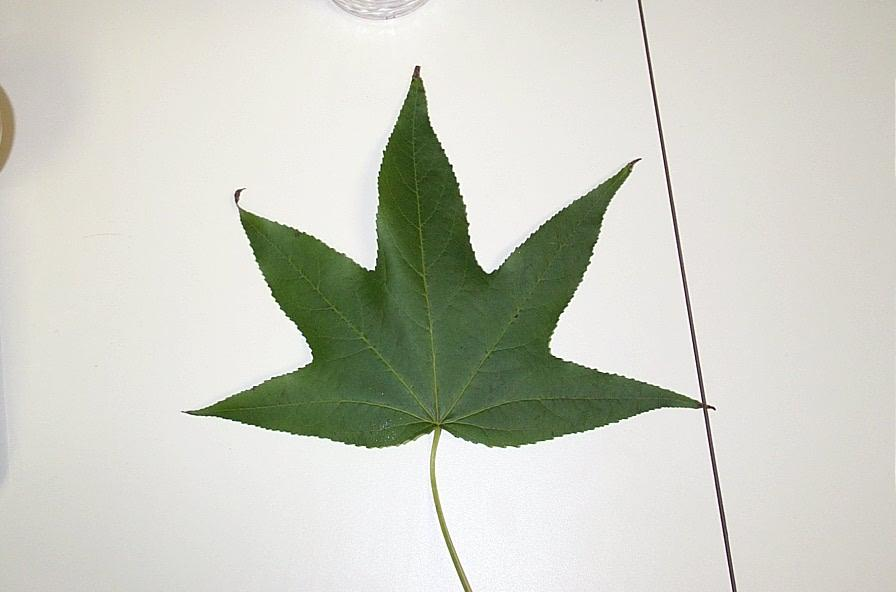
%> input picture Matlab Leaf Detector/original/image_0001.jpg, 896 x 592 px
$ octave --eval "result = segleaf(imread('original/image_0001.jpg'));"   (GNU Octave 9; MATLAB toolbox functions it lacks are replaced by stand-ins)
%> lines starting %> are read from the running program, lines starting %| are printed output that depends on the picture; in (x1, y1, x2, y2) boxes, pixels count from 0 and x2, y2 are one past the last pixel; in counts of white or black regions, pixels touching at a corner belong together; the program's own positions count from 1
function segmentedImage = segleaf( I )

%figure;imshow(I);
%get each channel
redChannel = I(:,:,1);
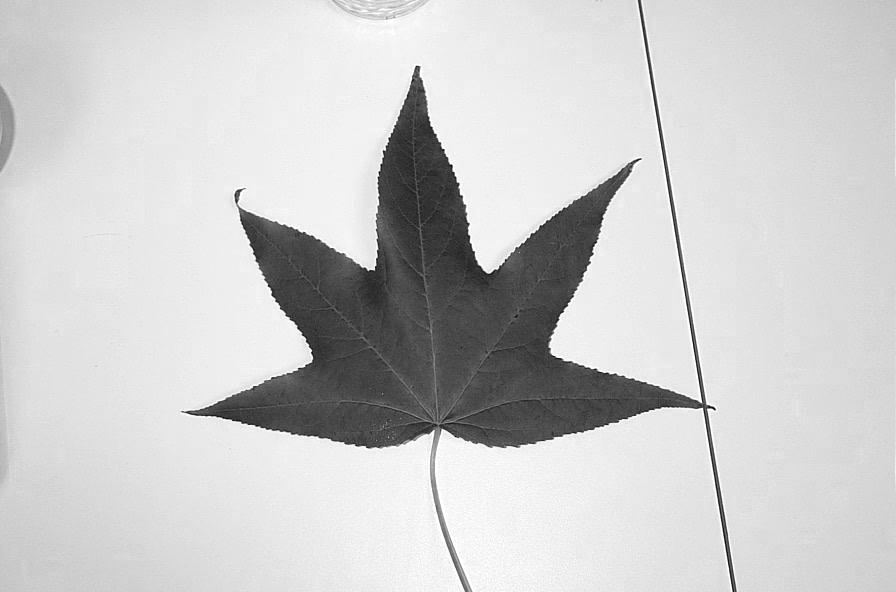
%> redChannel: size 592x896 uint8; min 0, max 255, mean 203.9
greenChannel = I(:,:,2);
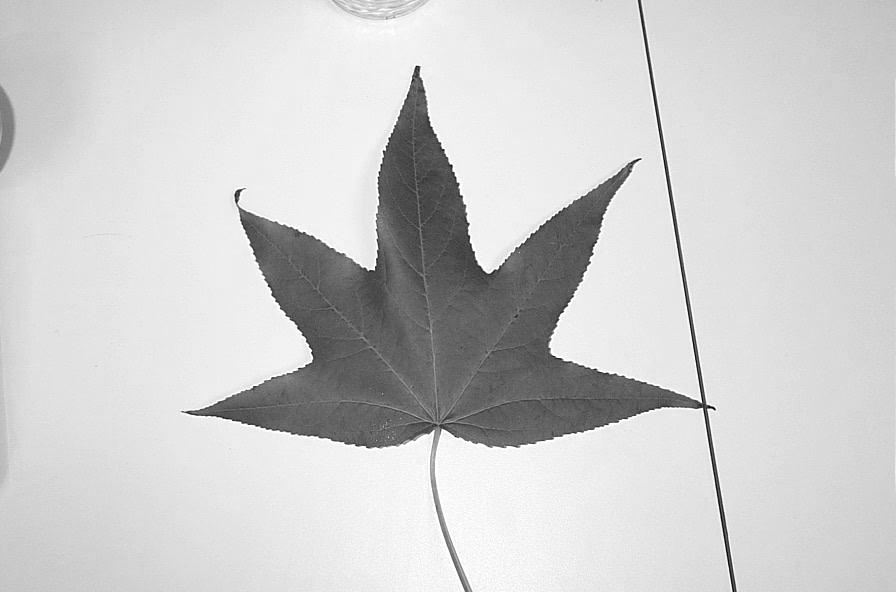
%> greenChannel: size 592x896 uint8; min 0, max 255, mean 206
blueChannel = I(:,:,3);
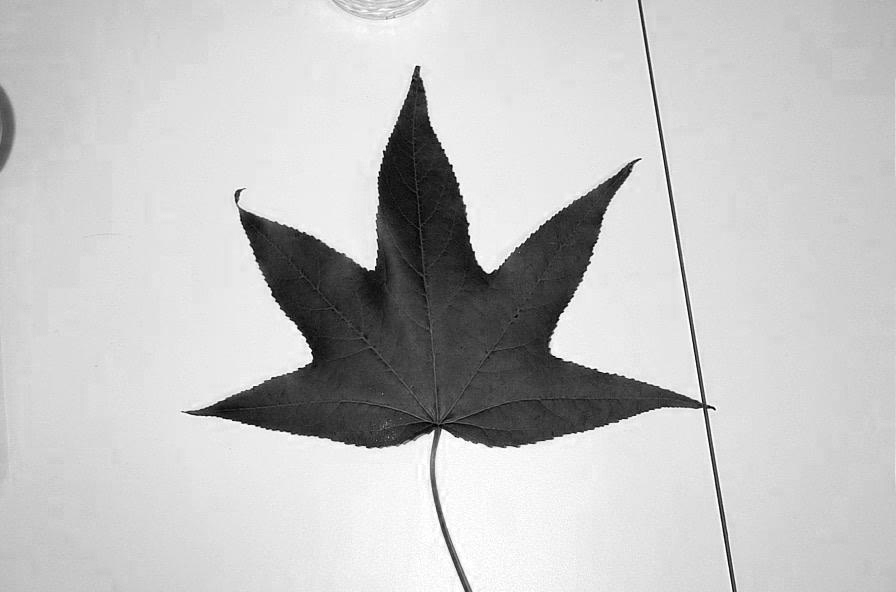
%> blueChannel: size 592x896 uint8; min 0, max 255, mean 195.5

%measure of greenness
greenness = min(abs(greenChannel - redChannel),abs(greenChannel - blueChannel));
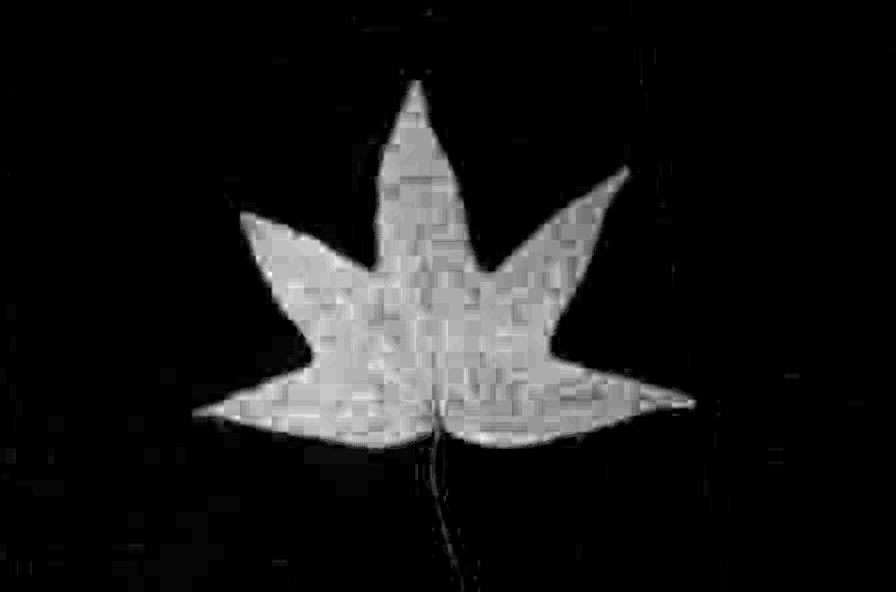
%> greenness: size 592x896 uint8; min 0, max 37, mean 3.5; drawn with min black and max white


%any pixels with a greenness value below the threshhold are eliminated
segmentedImage = im2bw(greenness, 0.04);
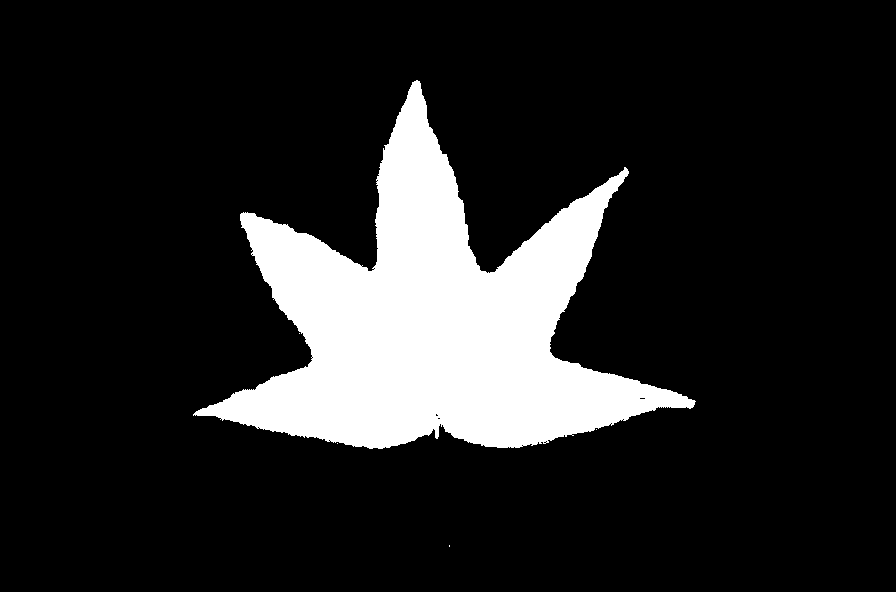
%> segmentedImage: size 592x896 logical; 14.4% white; 5 white regions (4 under 20 px), largest, box (x1, y1, x2, y2) and area: (193, 80, 696, 449) 76642

%any small connected components are removed so the image is one big
%component
segmentedImage = bwareaopen(segmentedImage,350);
%> segmentedImage: size 592x896 logical; 14.4% white; 1 white region, box (x1, y1, x2, y2) and area: (193, 80, 696, 449) 76642

%small holes are filled in, assuming the leaf does not have small holes.
segmentedImage = imfill(segmentedImage, 'holes');
%> segmentedImage: size 592x896 logical; 14.5% white; 1 white region, box (x1, y1, x2, y2) and area: (193, 80, 696, 449) 76664


end

$ run again, on Matlab Leaf Detector/original/image_0002.jpg
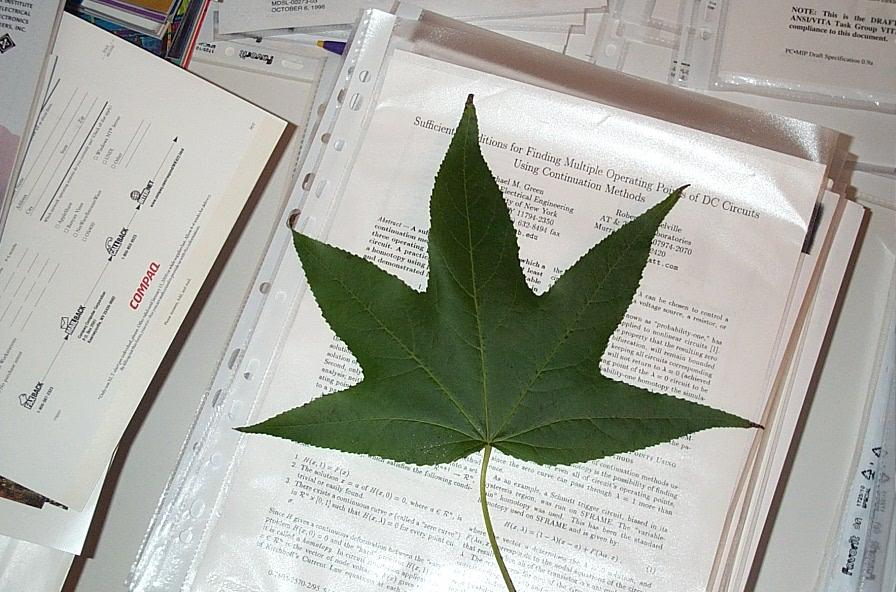
%> input picture Matlab Leaf Detector/original/image_0002.jpg, 896 x 592 px
%> in segleaf, `segmentedImage = im2bw(greenness, 0.04);`:
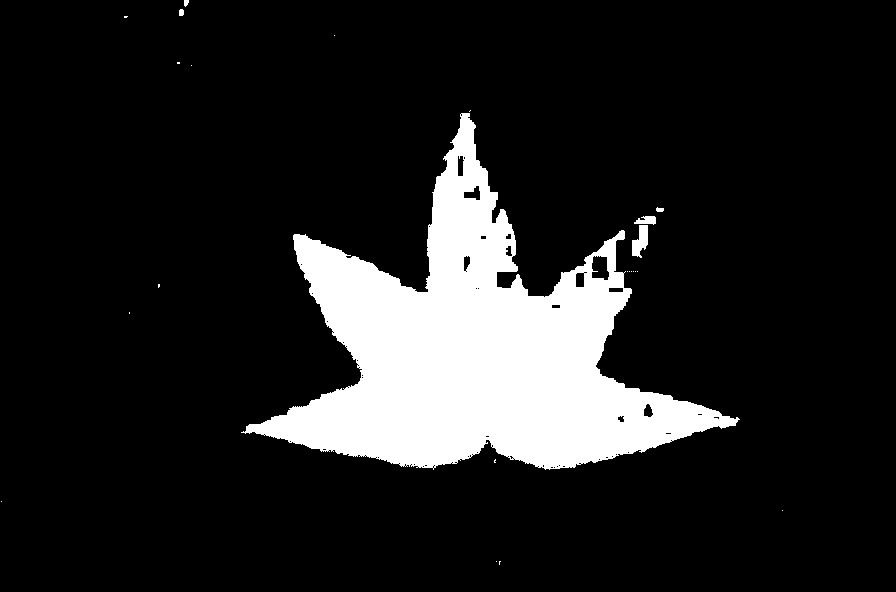
%> segmentedImage: size 592x896 logical; 13.2% white; 24 white regions (18 under 20 px), largest, box (x1, y1, x2, y2) and area: (241, 113, 740, 470) 69621, (632, 225, 648, 258) 338, (634, 216, 656, 225) 138, (179, 9, 184, 16) 32, (656, 207, 664, 212) 31, (184, 0, 189, 7) 27
%> in segleaf, `segmentedImage = imfill(segmentedImage, 'holes');`:
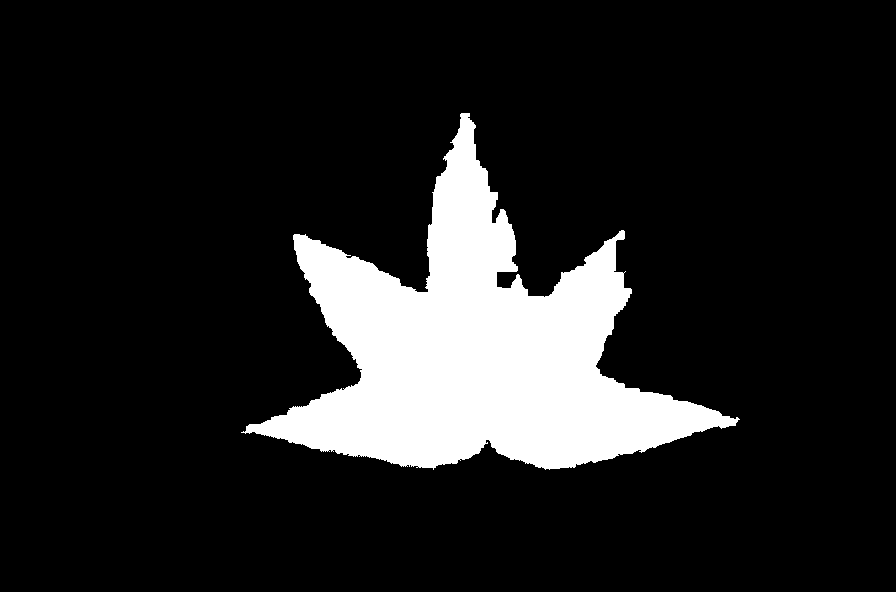
%> segmentedImage: size 592x896 logical; 13.3% white; 1 white region, box (x1, y1, x2, y2) and area: (241, 113, 740, 470) 70716

$ run again, on Matlab Leaf Detector/original/image_0005.jpg
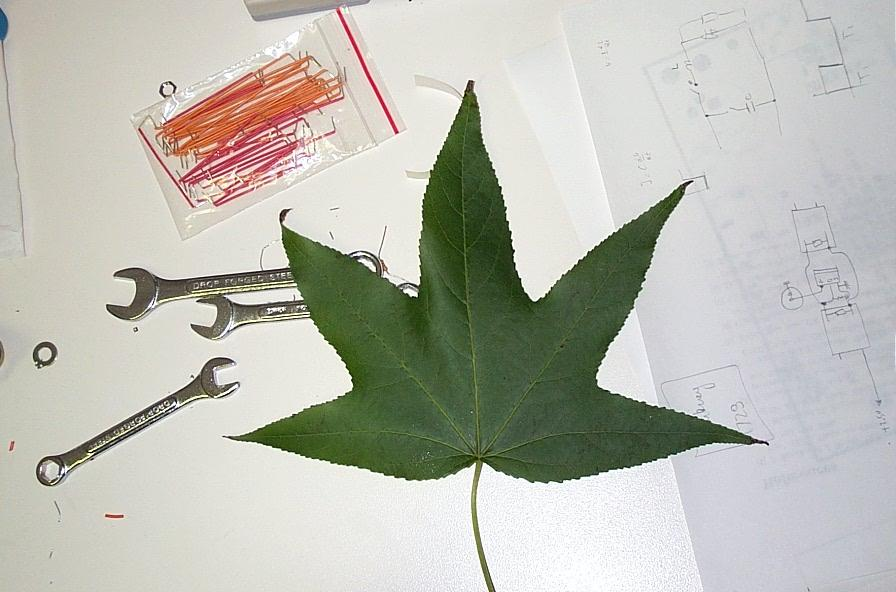
%> input picture Matlab Leaf Detector/original/image_0005.jpg, 896 x 592 px
%> in segleaf, `blueChannel = I(:,:,3);`:
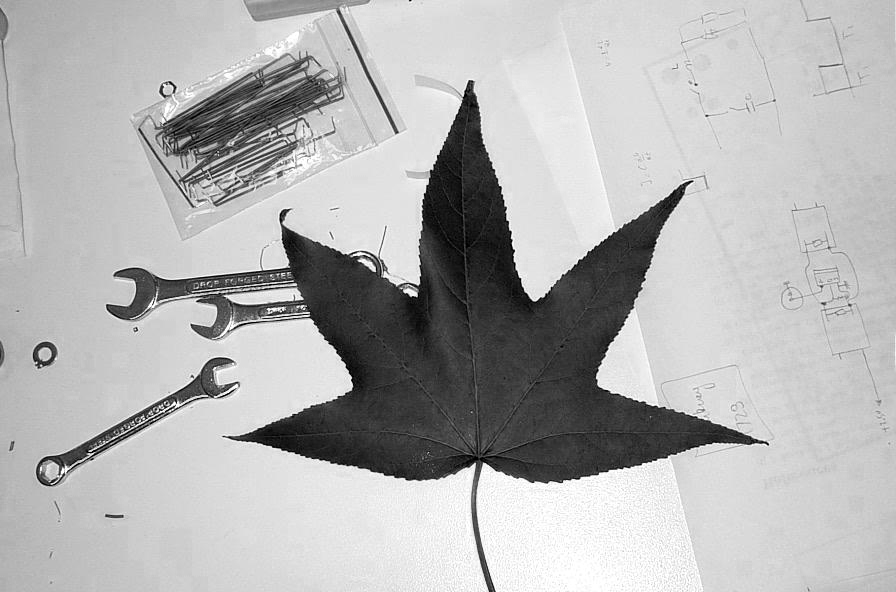
%> blueChannel: size 592x896 uint8; min 0, max 255, mean 179.1
%> in segleaf, `segmentedImage = im2bw(greenness, 0.04);`:
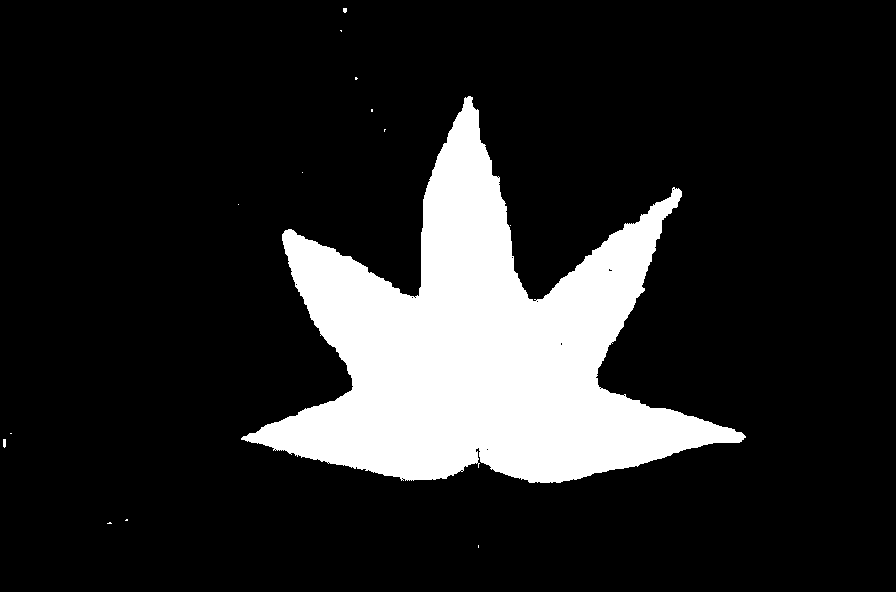
%> segmentedImage: size 592x896 logical; 15.5% white; 14 white regions (12 under 20 px), largest, box (x1, y1, x2, y2) and area: (241, 96, 746, 483) 82119, (3, 439, 6, 448) 25

$ run again, on Matlab Leaf Detector/original/image_0007.jpg
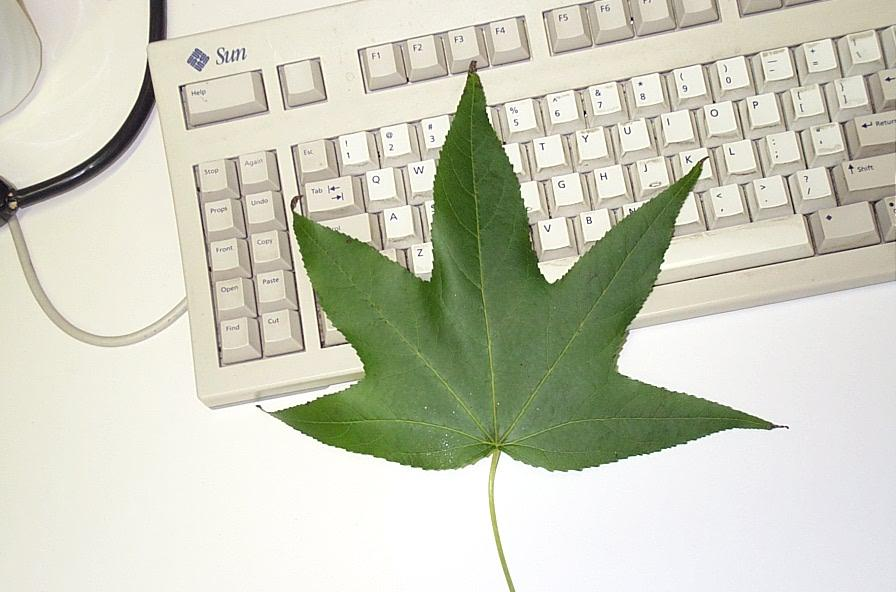
%> input picture Matlab Leaf Detector/original/image_0007.jpg, 896 x 592 px
%> in segleaf, `blueChannel = I(:,:,3);`:
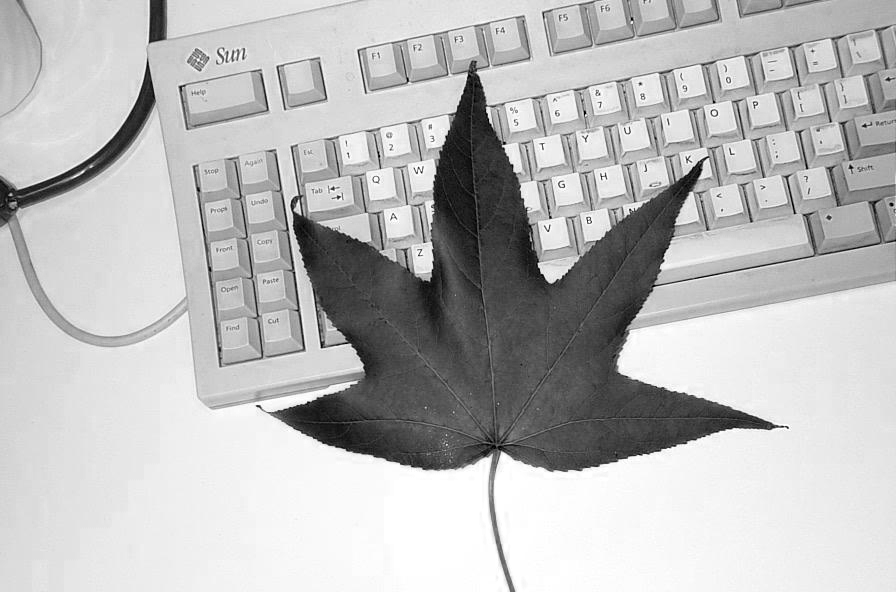
%> blueChannel: size 592x896 uint8; min 0, max 255, mean 187.2
%> in segleaf, `segmentedImage = im2bw(greenness, 0.04);`:
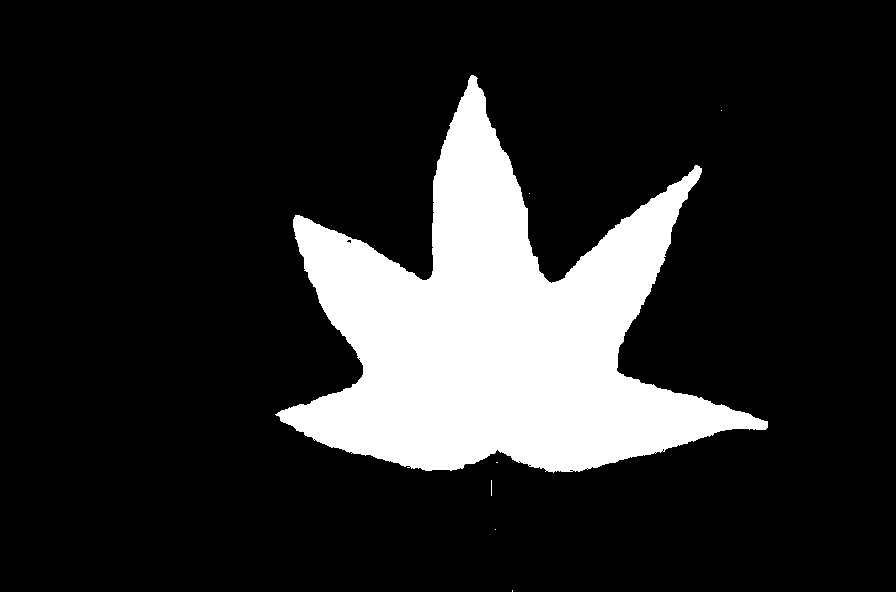
%> segmentedImage: size 592x896 logical; 16.3% white; 7 white regions (6 under 20 px), largest, box (x1, y1, x2, y2) and area: (275, 75, 768, 473) 86209
